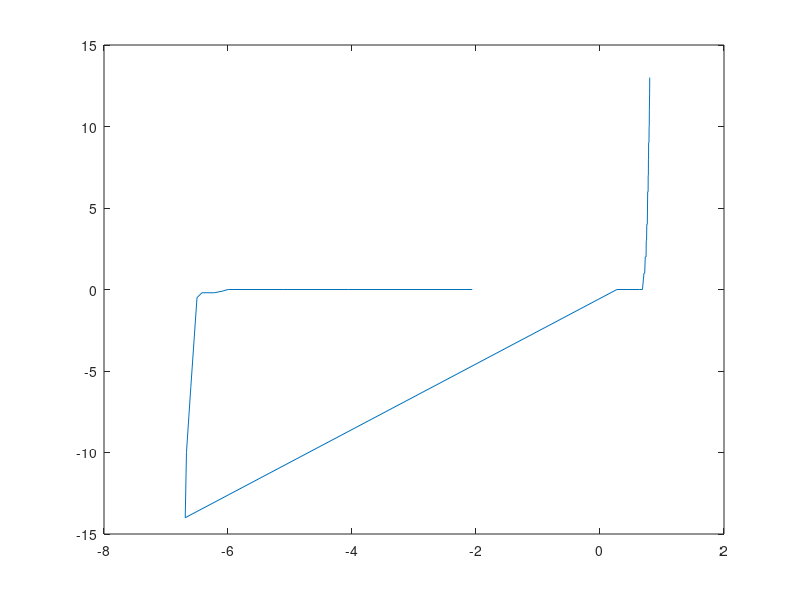

This figure's MATLAB source:
x = [-2.06 -3 -4.06 -5.1 -5.99 -6 -6.09  -6.22 -6.42 -6.42 -6.5 -6.6 -6.67 -6.69 0.273 .437 .634 .685 .709 .721 .730 .737 .743 .746 .751 .755 .758 .762 .763 .766 .769 .772 .773 .776 .777 .78 .781 .783 .784 .787 .790 .792 .794 .796 .796 .8 .8 .802];
y = [0 0 0 0 0 0 -.1 -.2 -0.2 -0.2 -.5  -6 -10 -14 0 0 0 0 1 1 2 2 2 3 3 4 4 4 4 5 6 6 6 6 7 7 8 8 9 9 9 10 10 11 11 12 12 13];
plot(x,y,'-');
